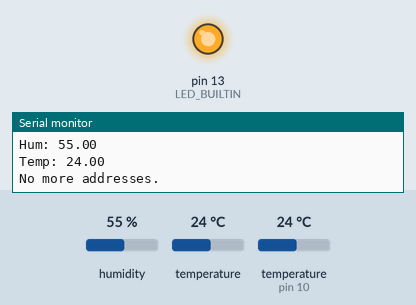
Recording of a sketch running on a simulated Arduino Uno, built with avr-gcc and run on an emulated ATmega328P. On the bench: output pins drawn as LEDs (lit = HIGH), the last lines printed to the serial monitor. The test bench sets the inputs (shaded band); at power-on: temperature (sensor on pin 10) 24 °C, humidity 55 %, temperature 24 °C.

Above: at 5.9 s.
6.0 s: temperature (sensor on pin 10) set to 12 °C
At 7.8 s:
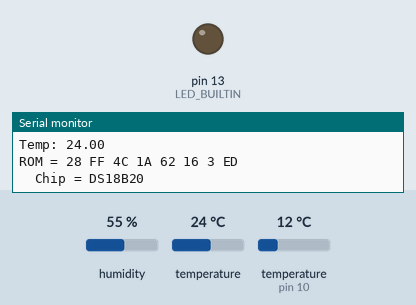
15.3 s: temperature (sensor on pin 10) set to 28 °C
Timing chart, 0 to 32.1 s (numbered marks = the images above; inputs shaded):
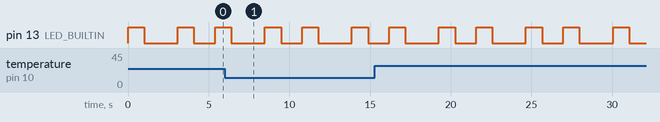

The sketch:

r81_controller.ino
```cpp
#include <OneWire.h>
#include <Adafruit_AM2315.h>

Adafruit_AM2315 am2315;

String testString;
OneWire  ds(10);  // on pin 10 (a 4.7K resistor is necessary)

// the setup function runs once when you press reset or power the board
void setup() {
  // initialize digital pin LED_BUILTIN as an output.
  pinMode(LED_BUILTIN, OUTPUT);
  Serial.begin(9600);
  testString = String();

  if (! am2315.begin()) {
    Serial.println("Sensor not found, check wiring & pullups!");
    while (1);
  }
}

// the loop function runs over and over again forever
void loop() {
  digitalWrite(LED_BUILTIN, HIGH);   // turn the LED on (HIGH is the voltage level)
  delay(1000);                       // wait for a second
  digitalWrite(LED_BUILTIN, LOW);    // turn the LED off by making the voltage LOW
  delay(1000);

  Serial.print("Hum: "); Serial.println(am2315.readHumidity());
  Serial.print("Temp: "); Serial.println(am2315.readTemperature());

  printTemerature();
}
```

temperatureSensor.ino
```cpp
void printTemerature(void) {
  byte i;
  byte present = 0;
  byte type_s;
  byte data[12];
  byte addr[8];
  float celsius, fahrenheit;

  if ( !ds.search(addr)) {
    Serial.println("No more addresses.");
    Serial.println();
    ds.reset_search();
    delay(250);
    return;
  }

  Serial.print("ROM =");
  for( i = 0; i < 8; i++) {
    Serial.write(' ');
    Serial.print(addr[i], HEX);
  }

  if (OneWire::crc8(addr, 7) != addr[7]) {
      Serial.println("CRC is not valid!");
      return;
  }
  Serial.println();

  // the first ROM byte indicates which chip
  switch (addr[0]) {
    case 0x10:
      Serial.println("  Chip = DS18S20");  // or old DS1820
      type_s = 1;
      break;
    case 0x28:
      Serial.println("  Chip = DS18B20");
      type_s = 0;
      break;
    case 0x22:
      Serial.println("  Chip = DS1822");
      type_s = 0;
      break;
    default:
      Serial.println("Device is not a DS18x20 family device.");
      return;
  }

  ds.reset();
  ds.select(addr);
  ds.write(0x44, 1);        // start conversion, with parasite power on at the end

  delay(1000);     // maybe 750ms is enough, maybe not
  // we might do a ds.depower() here, but the reset will take care of it.

  present = ds.reset();
  ds.select(addr);
  ds.write(0xBE);         // Read Scratchpad

  Serial.print("  Data = ");
  Serial.print(present, HEX);
  Serial.print(" ");
  for ( i = 0; i < 9; i++) {           // we need 9 bytes
    data[i] = ds.read();
    Serial.print(data[i], HEX);
    Serial.print(" ");
  }
  Serial.print(" CRC=");
  Serial.print(OneWire::crc8(data, 8), HEX);
  Serial.println();

  // Convert the data to actual temperature
  // because the result is a 16 bit signed integer, it should
  // be stored to an "int16_t" type, which is always 16 bits
  // even when compiled on a 32 bit processor.
  int16_t raw = (data[1] << 8) | data[0];
  if (type_s) {
    raw = raw << 3; // 9 bit resolution default
    if (data[7] == 0x10) {
      // "count remain" gives full 12 bit resolution
      raw = (raw & 0xFFF0) + 12 - data[6];
    }
  } else {
    byte cfg = (data[4] & 0x60);
    // at lower res, the low bits are undefined, so let's zero them
    if (cfg == 0x00) raw = raw & ~7;  // 9 bit resolution, 93.75 ms
    else if (cfg == 0x20) raw = raw & ~3; // 10 bit res, 187.5 ms
    else if (cfg == 0x40) raw = raw & ~1; // 11 bit res, 375 ms
    //// default is 12 bit resolution, 750 ms conversion time
  }
  celsius = (float)raw / 16.0;
  fahrenheit = celsius * 1.8 + 32.0;
  Serial.print("  Temperature = ");
  Serial.print(celsius);
  Serial.print(" Celsius, ");
  Serial.print(fahrenheit);
  Serial.println(" Fahrenheit");
}
```

Measured:
- by itself, pin 13 (LED_BUILTIN): repeats every 5.4 s: LOW 2.1 s, HIGH 1.0 s, LOW 1.3 s, HIGH 1.0 s
